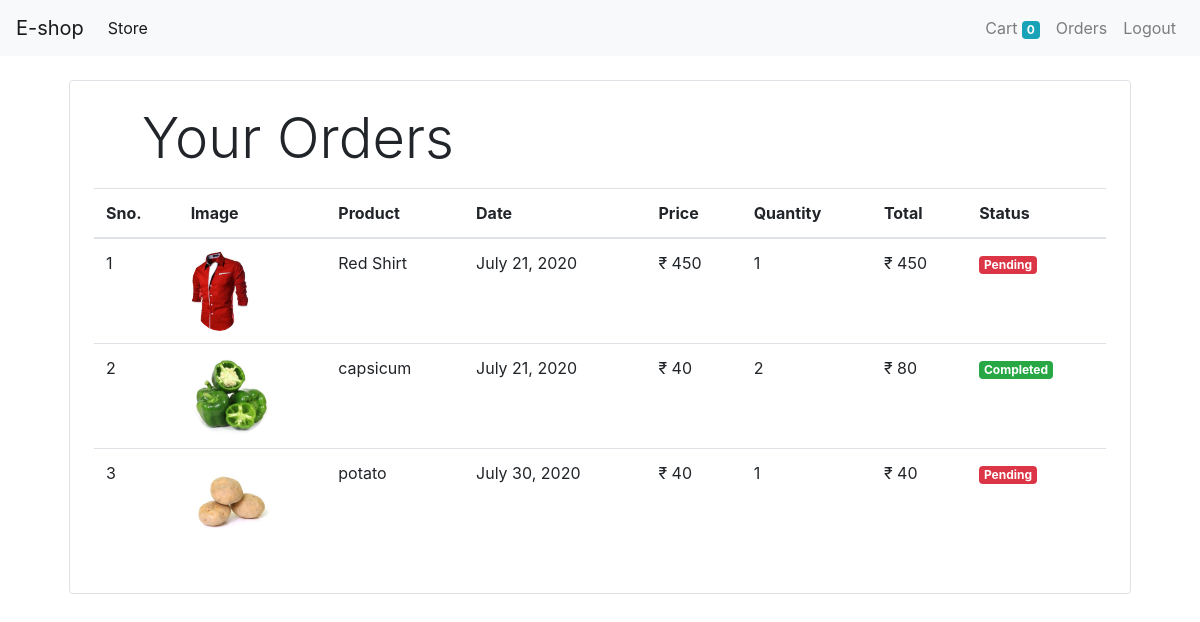
Screenshot of /orders (signed in) with the database file from the repository.
### store/models/orders.py (models this page shows, shortened)
class Order(models.Model):
    product=models.ForeignKey(Product,on_delete=models.CASCADE)
    customer=models.ForeignKey(Customer,on_delete=models.CASCADE)
    quantity=models.IntegerField(default=1)
    price=models.IntegerField()
    address=models.CharField(max_length=50,default='',blank=True)
    phone=models.CharField(max_length=50,default='',blank=True)
    date=models.DateField(default=datetime.datetime.today)
    status=models.BooleanField(default=False)
    @staticmethod
    def get_orders_by_customer(customer_id):
        return Order.objects.filter(customer=customer_id).order_by('-date')

### store/models/product.py (models this page shows, shortened)
class Product(models.Model):
    name=models.CharField(max_length=50)
    price=models.IntegerField(default=0)
    category=models.ForeignKey(Category,on_delete=models.CASCADE,default=1)
    description=models.CharField(max_length=200,default='')
    image=models.ImageField(upload_to='uploads/products/')

### store/middlewares/auth.py (the view)
    def middleware(request):
        print(request.session.get('customer'))
        returnUrl=request.META['PATH_INFO']
        print(request.META['PATH_INFO'])
        if not request.session.get('customer'):
            return redirect(f'login?return_url={returnUrl}')
        response = get_response(request)
        return response

### store/templatetags/cart.py (called while the page is built)
@register.filter(name='multiply')
def multiply(number,number1):
   return number*number1

### store/views/orders.py (called while the page is built)
      def get(self,request):
        customer=request.session.get('customer')
        orders=Order.get_orders_by_customer(customer)
        orders=orders.reverse()
        return render(request,'orders.html',{'orders':orders})

### store/templates/orders.html
{% extends 'base.html' %}
{% block content %}
{% load cart %}
<div class="container">
<div class="border rounded p-4 m-4">
    <p class="display-4 pl-4 ml-4">Your Orders</p>
    <table class="table">
        <thead>
            <tr>
                <th>Sno.</th>
                <th>Image</th>
                <th>Product</th>
                <th>Date</th>
                <th>Price</th>
                <th>Quantity</th>
                <th>Total</th>
                <th>Status</th>
            </tr>
        </thead>
        <tbody>
            {% for order in orders %}
            <tr>
                <td>{{forloop.counter}}</td>
                <td><img src="{{order.product.image.url}}" class=" rounded-circle" height="80px"alt=""></td>
                <td>{{order.product.name}}</td>
                <td>{{order.date}}</td>
                <td>&#8377; {{order.price}}</td>
                <td>{{order.quantity}}</td>
                <td>&#8377; {{order.quantity|multiply:order.price}}</td>
                {% if order.status %}
                <td><small class="badge badge-success">Completed</small></td>
                {% else %}
                <td><small class="badge badge-danger">Pending</small></td>
                {% endif %}
            </tr>
            {% endfor %}
        </tbody>
    </table>
</div>
</div>
{% endblock %}

### rows the page displays
Order: product.image (picture), product.name "Red Shirt", date "July 21, 2020", price "450", quantity "1", quantity|multiply "450", status "Pending"
Order: product.image (picture), product.name "capsicum", date "July 21, 2020", price "40", quantity "2", quantity|multiply "80", status "Completed"
Order: product.image (picture), product.name "potato", date "July 30, 2020", price "40", quantity "1", quantity|multiply "40", status "Pending"

### other values shown
{{ request.session.cart.keys|length }} "0"
